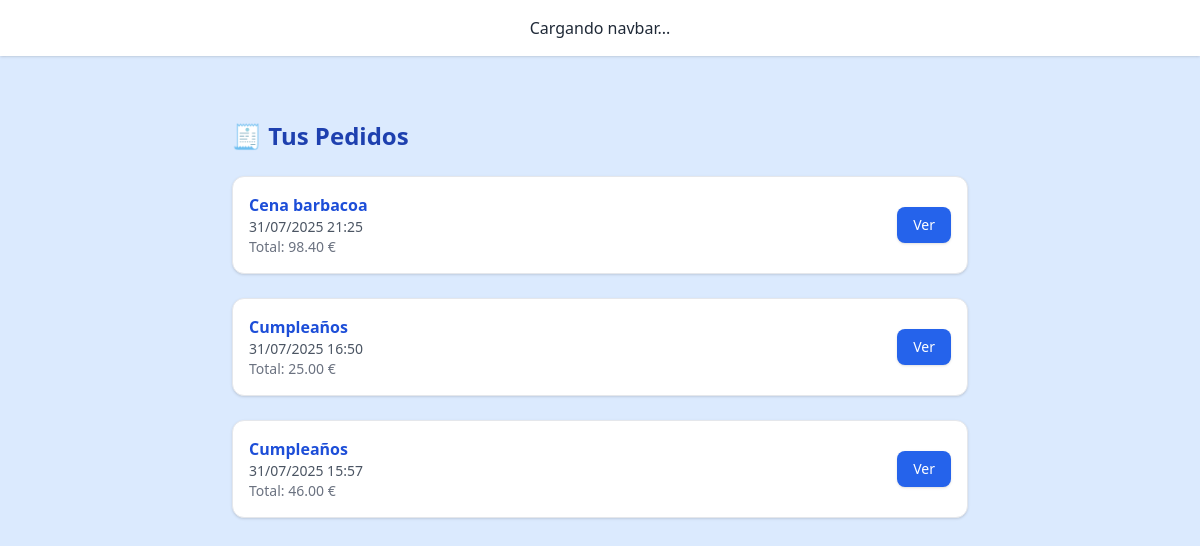
The app's page /orders/ (signed in) with its own data.
### core/models/order.py (models this page shows, shortened)
class Order(models.Model):
    group = models.ForeignKey(Group, on_delete=models.CASCADE, related_name='orders')
    created_by = models.ForeignKey(UserAccount, on_delete=models.SET_NULL, null=True, blank=True)
    created_at = models.DateTimeField(auto_now_add=True)
    total_price = models.DecimalField(max_digits=10, decimal_places=2)
    direccion = models.CharField(max_length=255)
    notes = models.TextField(blank=True)
    confirmed = models.BooleanField(default=False)

### core/models/group.py (models this page shows, shortened)
class Group(models.Model):
    name = models.CharField(max_length=100)
    creator = models.ForeignKey(UserAccount, on_delete=models.CASCADE, related_name='owned_groups')
    members = models.ManyToManyField(UserAccount, related_name='groups_in')
    people_count = models.IntegerField()
    duration_days = models.IntegerField()
    preferences = models.TextField(blank=True)
    restrictions = models.TextField(blank=True)
    created_at = models.DateTimeField(auto_now_add=True)
    high_consume = models.BooleanField(default=False)
    invite_code = models.CharField(max_length=10, unique=True, blank=True)
    description = models.TextField( blank=True,
        help_text="Descripción libre del plan del grupo. Por ejemplo: lo que quieren comer cada día o el tipo de evento"
    )

### core/views.py (the view)
# urls.py: path('orders/', order_list_view, name='order_list'),
def order_list_view(request):
    orders = Order.objects.filter(created_by=request.user).order_by('-created_at')
    return render(request, "core/order_list.html", {"orders": orders})

### core/templates/core/order_list.html
{% extends "base.html" %}
{% block content %}
<div class="max-w-3xl mx-auto px-4 py-10 space-y-6">
  <h2 class="text-2xl font-bold text-blue-800">🧾 Tus Pedidos</h2>
  {% if orders %}
    {% for order in orders %}
      <div class="bg-white hover:bg-blue-50 border border-gray-200 rounded-xl shadow p-4 flex justify-between items-center transition">
        <div>
          <h3 class="font-semibold text-blue-700">{{ order.group.name }}</h3>
          <p class="text-sm text-gray-600">{{ order.created_at|date:"d/m/Y H:i" }}</p>
          <p class="text-sm text-gray-500">Total: {{ order.total_price|floatformat:2 }} €</p>
        </div>
        <a href="{% url 'order_detail' order.pk %}" class="bg-blue-600 hover:bg-blue-700 text-white text-sm font-medium px-4 py-2 rounded-lg shadow">Ver</a>
      </div>
    {% endfor %}
  {% else %}
    <p class="text-gray-500 text-center">Aún no has realizado ningún pedido.</p>
  {% endif %}
</div>
{% endblock %}

### records on screen
Order: group.name "Cena barbacoa", created_at "31/07/2025 21:25", total_price "98.40"
Order: group.name "Cumpleaños", created_at "31/07/2025 16:50", total_price "25.00"
Order: group.name "Cumpleaños", created_at "31/07/2025 15:57", total_price "46.00"
